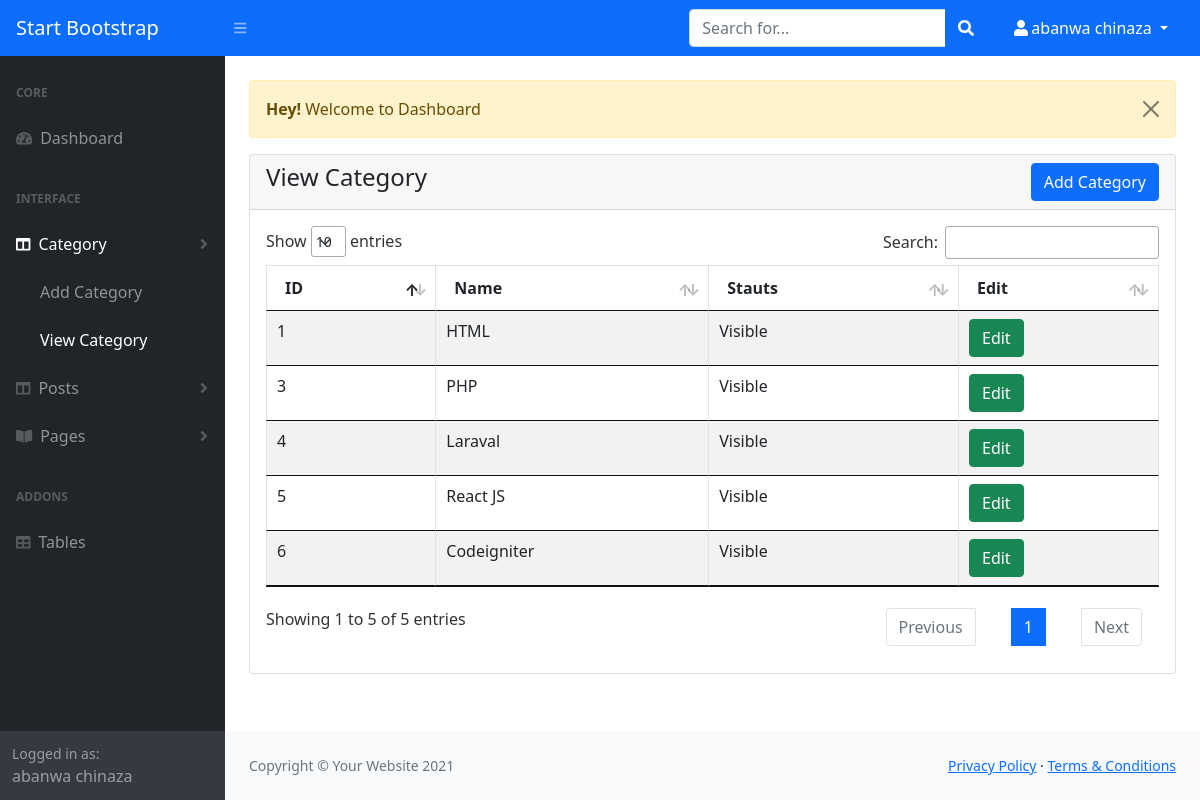
Screenshot of /admin/view-category.php (signed in) with the database file from the repository.
### tables this page shows
CREATE TABLE `categories` (
  `id` int(11) NOT NULL,
  `name` varchar(191) NOT NULL,
  `slug` varchar(191) NOT NULL,
  `description` text DEFAULT NULL,
  `meta_title` varchar(191) NOT NULL,
  `meta_description` mediumtext DEFAULT NULL,
  `meta_keyword` mediumtext DEFAULT NULL,
  `navbar_status` tinyint(1) DEFAULT 0,
  `status` tinyint(1) DEFAULT 0 COMMENT '0 = visible, 1 = hidden, 2 = deleted',
  `created_at` timestamp NULL DEFAULT current_timestamp()
);

### admin/view-category.php (the view, shortened to what this page needs)
<?php
include("authentication.php");
include("includes/header.php");
?>
<div class="container-fluid px-4">
    <div class="row mt-4">
        <div class="col-md-12">
            <?php include("message.php"); ?>
            <div class="card">
                <div class="card-header">
                    <h4>View Category
                        <a href="add-category.php" class="btn btn-primary float-end">Add Category</a>
                    </h4>
                </div>
                <div class="card-body">
                    <div class="table-responsive">
                        <table id="myDataTable" class="table table-bordered table-striped">
                            <thead>
                                <tr>
                                    <th>ID</th>
                                    <th>Name</th>
                                    <th>Stauts</th>
                                    <th>Edit</th>
                                </tr>
                            </thead>
                                <tbody>
                                    <?php
                                    $categories_sql = "SELECT * FROM categories wHERE status != '2'";
                                    $result = mysqli_query($conn, $categories_sql) or die(mysqli_error($conn));
                                    $num_row = mysqli_num_rows($result);
                                    if ($num_row > 0) {
                                        foreach ($result as $row){
                                        ?>
                                            <tr>
                                                <td><?php echo $row["id"]; ?></td>
                                                <td><?php echo $row["name"]; ?></td>
                                                <td>
                                                    <?php
                                                       echo  $row["status"] == "1" ? "Hidden" : "Visible";
                                                    ?>
                                                 </td>
                                                <td>
                                                    <a href="edit-category.php?id=<?= $row["id"] ?>" class="btn btn-success">Edit</a>
                                                </td>
                                            </tr>
                                    <?php
                                        }
                                    } else {
                                            ?>
                                            <tr>
                                                <td colspan="5"><h4>No Record Found</h4></td>
                                            </tr>
                                        <?php
                                    }
                                    ?>
                                </tbody>
                            </table>
                    </div>
                </div>
            </div>
        </div>
     </div>
    </div>
<?php
include("includes/footer.php");
include("includes/scripts.php");
?>

### admin/includes/header.php (shortened to what this page needs)
<!DOCTYPE html>
<html lang="en">
    <head>
        <link href="css/table.css"  rel="stylesheet" />
        <link type="text/css" href="css/all.min.css" ref="stylesheet"/>
        <link type="text/css" href="css/fontawesome.min.css" ref="stylesheet"/>
        <link href="css/styles.css" rel="stylesheet"/>
        <link href="css/dataTables.min.css" rel="stylesheet" />
        <link href="css/dataTables.bootstrap5.min.css" rel="stylesheet" />
        <link href="https://cdn.jsdelivr.net/npm/summernote@0.8.18/dist/summernote.min.css" rel="stylesheet">
        <link href="https://cdn.jsdelivr.net/npm/summernote@0.8.18/dist/summernote-lite.min.css" rel="stylesheet">
    </head>
    <body class="sb-nav-fixed">
     <?php include("includes/navbar-top.php");  ?>
     <div id="layoutSidenav">
     <?php include("includes/sidebar.php");  ?>
     <div id="layoutSidenav_content">
        <main>

### admin/includes/navbar-top.php (shortened to what this page needs)
<nav class="sb-topnav navbar navbar-expand navbar-dark bg-primary">
    <a class="navbar-brand ps-3" href="index.php">Start Bootstrap</a>
    <button class="btn btn-link btn-sm order-1 order-lg-0 me-4 me-lg-0" id="sidebarToggle" href="#!"><i class="fas fa-bars"></i></button>
    <form class="d-none d-md-inline-block form-inline ms-auto me-0 me-md-3 my-2 my-md-0">
        <div class="input-group">
            <input class="form-control" type="text" placeholder="Search for..." aria-label="Search for..." aria-describedby="btnNavbarSearch" />
            <button class="btn btn-primary" id="btnNavbarSearch" type="button"><i class="fas fa-search"></i></button>
        </div>
    </form>
    <ul class="navbar-nav ms-auto ms-md-0 me-3 me-lg-4">
        <li class="nav-item dropdown">
            <a class="nav-link dropdown-toggle text-white" id="navbarDropdown" href="#" role="button" data-bs-toggle="dropdown" aria-expanded="false">
                <i class="fas fa-user fa-fw"></i><?= $_SESSION["auth_user"]["user_name"]; ?>
            </a>
        </li>
    </ul>
</nav>

### admin/includes/sidebar.php (shortened to what this page needs)
<div id="layoutSidenav_nav">
    <?php $page = substr($_SERVER["SCRIPT_NAME"], strrpos($_SERVER["SCRIPT_NAME"], "/")+1);  ?>
    <nav class="sb-sidenav accordion sb-sidenav-dark" id="sidenavAccordion">
        <div class="sb-sidenav-menu">
            <div class="nav">
                <div class="sb-sidenav-menu-heading">Core</div>
                <a class="nav-link <?= $page == 'index.php' ? 'active' : '' ?>" href="index.php">
                    <div class="sb-nav-link-icon"><i class="fas fa-tachometer-alt"></i></div>
                    Dashboard
                </a>
                <div class="sb-sidenav-menu-heading">Interface</div>
                <a class="nav-link collapsed <?= $page == 'add-category.php' || $page == 'view-category.php' || $page == 'edit-category.php' ? 'active' : '' ?>" href="#" data-bs-toggle="collapse" data-bs-target="#collapseLayouts" aria-expanded="false" aria-controls="collapseLayouts">
                    <div class="sb-nav-link-icon"><i class="fas fa-columns"></i></div>
                    Category
                    <div class="sb-sidenav-collapse-arrow"><i class="fas fa-angle-down"></i></div>
                </a>
                <div class="collapse <?= $page == 'add-category.php' || $page == 'view-category.php' || $page == 'edit-category.php' ? 'show' : '' ?>" id="collapseLayouts" aria-labelledby="headingOne" data-bs-parent="#sidenavAccordion">
                    <nav class="sb-sidenav-menu-nested nav">
                        <a class="nav-link <?= $page == 'add-category.php' ? 'active' : '' ?>" href="add-category.php">Add Category</a>
                        <a class="nav-link <?= $page == 'view-category.php' || $page == 'edit-category.php' ? 'active' : '' ?>" href="view-category.php">View Category</a>
                    </nav>
                </div>
                <a class="nav-link collapsed <?= $page == 'add-post.php' || $page == 'view-post.php' || $page == 'edit-post.php' ? 'active' : '' ?>" href="#" data-bs-toggle="collapse" data-bs-target="#collapsePosts" aria-expanded="false" aria-controls="collapsePosts">
                    <div class="sb-nav-link-icon"><i class="fas fa-columns"></i></div>
                    Posts
                    <div class="sb-sidenav-collapse-arrow"><i class="fas fa-angle-down"></i></div>
                </a>
                <a class="nav-link collapsed" href="#" data-bs-toggle="collapse" data-bs-target="#collapsePages" aria-expanded="false" aria-controls="collapsePages">
                    <div class="sb-nav-link-icon"><i class="fas fa-book-open"></i></div>
                    Pages
                    <div class="sb-sidenav-collapse-arrow"><i class="fas fa-angle-down"></i></div>
                </a>
                <div class="sb-sidenav-menu-heading">Addons</div>
                <a class="nav-link" href="tables.html">
                    <div class="sb-nav-link-icon"><i class="fas fa-table"></i></div>
                    Tables
                </a>
            </div>
        </div>
        <div class="sb-sidenav-footer">
            <div class="small">Logged in as:</div>
            <?php if (isset($_SESSION["auth_user"])) : ?>
                <?= $_SESSION["auth_user"]["user_name"]; ?>
            <?php endif; ?>
        </div>
    </nav>
</div>

### admin/message.php (shortened to what this page needs)
<?php
if (isset($_SESSION["message"])){
    ?>
        <div class="alert alert-warning alert-dismissible fade show" role="alert">
            <strong>Hey! </strong><?= $_SESSION["message"]; ?>
            <button type="button" class="btn-close" data-bs-dismiss="alert" aria-label="Close"></button>
        </div>
     <?php
}
?>

### admin/includes/footer.php
</main>
    <footer class="py-4 bg-light mt-auto">
        <div class="container-fluid px-4">
            <div class="d-flex align-items-center justify-content-between small">
                <div class="text-muted">Copyright &copy; Your Website 2021</div>
                <div>
                    <a href="#">Privacy Policy</a>
                    &middot;
                    <a href="#">Terms &amp; Conditions</a>
                </div>
            </div>
        </div>
    </footer>
    </div>
</div>

### admin/includes/scripts.php (shortened to what this page needs)
</body>
</html>

### rows the page displays
categories: id "1", name "HTML", status "Visible"
categories: id "3", name "PHP", status "Visible"
categories: id "4", name "Laraval", status "Visible"
categories: id "5", name "React JS", status "Visible"
categories: id "6", name "Codeigniter", status "Visible"

### other values shown
$_SESSION["auth_user"]["user_name"] "abanwa chinaza"
$_SESSION["message"] "Welcome to Dashboard"
